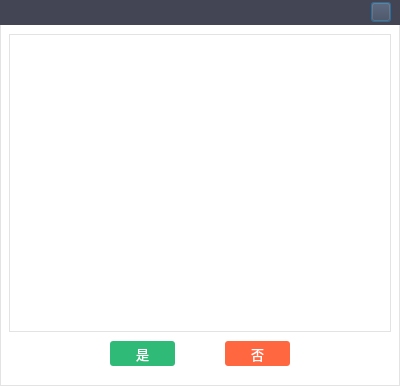
<?xml version="1.0" encoding="UTF-8"?>
<ui version="4.0">
 <class>STCloudFolderViewClass</class>
 <widget class="QDialog" name="STCloudFolderViewClass">
  <property name="geometry">
   <rect>
    <x>0</x>
    <y>0</y>
    <width>400</width>
    <height>386</height>
   </rect>
  </property>
  <property name="windowTitle">
   <string>STCloudFolderView</string>
  </property>
  <property name="styleSheet">
   <string notr="true">QDialog {background-color: #ffffff;border: 1px solid #e3e3e3;}</string>
  </property>
  <layout class="QVBoxLayout" name="verticalLayout">
   <property name="spacing">
    <number>0</number>
   </property>
   <property name="leftMargin">
    <number>0</number>
   </property>
   <property name="topMargin">
    <number>0</number>
   </property>
   <property name="rightMargin">
    <number>0</number>
   </property>
   <property name="bottomMargin">
    <number>0</number>
   </property>
   <item>
    <widget class="QWidget" name="widTitle" native="true">
     <property name="minimumSize">
      <size>
       <width>0</width>
       <height>25</height>
      </size>
     </property>
     <property name="maximumSize">
      <size>
       <width>16777215</width>
       <height>25</height>
      </size>
     </property>
     <property name="styleSheet">
      <string notr="true">background-color: #434555;</string>
     </property>
     <layout class="QHBoxLayout" name="horizontalLayout_10">
      <property name="spacing">
       <number>0</number>
      </property>
      <property name="leftMargin">
       <number>15</number>
      </property>
      <property name="topMargin">
       <number>0</number>
      </property>
      <property name="rightMargin">
       <number>0</number>
      </property>
      <property name="bottomMargin">
       <number>0</number>
      </property>
      <item>
       <widget class="QLabel" name="lblTitle">
        <property name="font">
         <font>
          <family>微软雅黑</family>
          <pointsize>10</pointsize>
         </font>
        </property>
        <property name="styleSheet">
         <string notr="true">color: rgb(255, 255, 255);</string>
        </property>
        <property name="text">
         <string/>
        </property>
       </widget>
      </item>
      <item>
       <spacer name="horizontalSpacer_5">
        <property name="orientation">
         <enum>Qt::Horizontal</enum>
        </property>
        <property name="sizeHint" stdset="0">
         <size>
          <width>448</width>
          <height>20</height>
         </size>
        </property>
       </spacer>
      </item>
      <item>
       <widget class="QWidget" name="widget_17" native="true">
        <layout class="QHBoxLayout" name="horizontalLayout_9">
         <property name="topMargin">
          <number>0</number>
         </property>
         <property name="bottomMargin">
          <number>0</number>
         </property>
         <item>
          <widget class="QPushButton" name="pbClose">
           <property name="minimumSize">
            <size>
             <width>20</width>
             <height>20</height>
            </size>
           </property>
           <property name="maximumSize">
            <size>
             <width>20</width>
             <height>20</height>
            </size>
           </property>
           <property name="styleSheet">
            <string notr="true">
QPushButton{border-image: url(:/SoftTerminal/images/close.png);}

QPushButton:hover:!pressed {
	
	background-color: #ff6741;
}</string>
           </property>
           <property name="text">
            <string/>
           </property>
          </widget>
         </item>
        </layout>
       </widget>
      </item>
     </layout>
    </widget>
   </item>
   <item>
    <widget class="QWidget" name="widget" native="true">
     <property name="styleSheet">
      <string notr="true">QWidget#widget{border-left: 1px solid #e3e3e3;
border-right: 1px solid #e3e3e3;}</string>
     </property>
     <layout class="QVBoxLayout" name="verticalLayout_2">
      <property name="topMargin">
       <number>9</number>
      </property>
      <property name="bottomMargin">
       <number>9</number>
      </property>
      <item>
       <widget class="QTreeView" name="tvFolder">
        <property name="font">
         <font>
          <family>微软雅黑</family>
          <pointsize>11</pointsize>
          <weight>50</weight>
          <italic>false</italic>
          <bold>false</bold>
         </font>
        </property>
        <property name="styleSheet">
         <string notr="true">QTreeView {
color: rgb(67, 69, 85);
border: 1px solid #e3e3e3;
font: 11pt &quot;微软雅黑&quot;;
    show-decoration-selected:0;
outline: 0px;
}

QTreeView::item{
 height:30px;
}

QTreeView::branch:has-siblings:!adjoins-item {
	border-image: url(:/SoftTerminal/images/branch2.png);
}
QTreeView::branch:has-siblings:adjoins-item {
	border-image: url(:/SoftTerminal/images/branch.png);
}

QTreeView::branch:!has-children:!has-siblings:adjoins-item {
	border-image: url(:/SoftTerminal/images/branch3.png);
}

QTreeView::branch:has-children:!has-siblings:closed,
QTreeView::branch:closed:has-children:has-siblings {
        border-image: none;
        image:  url(:/SoftTerminal/images/open.png);
}

QTreeView::branch:open:has-children:!has-siblings,
QTreeView::branch:open:has-children:has-siblings  {
        border-image: none;
        image:  url(:/SoftTerminal/images/fold.png);
}

QTreeView::item:hover {
    background: qlineargradient(x1: 0, y1: 0, x2: 0, y2: 1, stop: 0 rgb(241, 241, 241), stop: 1 rgb(241, 241, 241));
    border: 1px solid rgb(241, 241, 241);
}

QTreeView::item:selected {
    border: 1px solid rgb(241, 241, 241);
color: rgb(67, 69, 85);
font: 13pt &quot;微软雅黑&quot;;
}

QTreeView::item:selected:active{
    background: qlineargradient(x1: 0, y1: 0, x2: 0, y2: 1, stop: 0 rgb(241, 241, 241), stop: 1 rgb(241, 241, 241));
}

QTreeView::item:selected:!active {
    background: qlineargradient(x1: 0, y1: 0, x2: 0, y2: 1, stop: 0 rgb(241, 241, 241), stop: 1 rgb(241, 241, 241));
}


QScrollBar::vertical
{
    width:4px;
    background:rgb(0,0,0,0%);
    margin:0px,0px,0px,0px;
    padding-top:0px;   /*上预留位置*/
    padding-bottom:0px;    /*下预留位置*/
}

/*滚动条中滑块的样式*/
QScrollBar::handle::vertical
{
    width:4px;
    background:rgb(0,0,0,25%);
    border-radius:2px;
    min-height:20px;
}

/*鼠标触及滑块样式*/
QScrollBar::handle::vertical::hover
{
    width:5px;
    background:rgb(0,0,0,50%);
    border-radius:2px;
    min-height:20;
}

/*设置下箭头*/
QScrollBar::add-line:vertical
{
    height:0px;
    subcontrol-position:bottom;
}

/*设置上箭头*/
QScrollBar::sub-line:vertical
{
    height:0px;
    subcontrol-position:top;
}
  </string>
        </property>
        <property name="editTriggers">
         <set>QAbstractItemView::NoEditTriggers</set>
        </property>
       </widget>
      </item>
     </layout>
    </widget>
   </item>
   <item>
    <layout class="QHBoxLayout" name="hblayout">
     <property name="spacing">
      <number>50</number>
     </property>
     <property name="leftMargin">
      <number>10</number>
     </property>
     <property name="topMargin">
      <number>0</number>
     </property>
     <property name="rightMargin">
      <number>10</number>
     </property>
     <property name="bottomMargin">
      <number>20</number>
     </property>
     <item>
      <spacer name="horizontalSpacer_2">
       <property name="orientation">
        <enum>Qt::Horizontal</enum>
       </property>
       <property name="sizeHint" stdset="0">
        <size>
         <width>40</width>
         <height>20</height>
        </size>
       </property>
      </spacer>
     </item>
     <item>
      <widget class="QPushButton" name="pbOK">
       <property name="minimumSize">
        <size>
         <width>65</width>
         <height>25</height>
        </size>
       </property>
       <property name="maximumSize">
        <size>
         <width>65</width>
         <height>25</height>
        </size>
       </property>
       <property name="font">
        <font>
         <family>微软雅黑</family>
         <pointsize>10</pointsize>
        </font>
       </property>
       <property name="styleSheet">
        <string notr="true">

QPushButton {
	border-radius: 3px;
	color: rgb(255, 255, 255);
	background-color: rgb(48, 186, 120);
}
QPushButton:hover:pressed {
	background-color: rgb(48, 186, 120);
}
QPushButton:hover:!pressed {
	
	background-color: rgb(109, 206, 160);
}</string>
       </property>
       <property name="text">
        <string>是</string>
       </property>
      </widget>
     </item>
     <item>
      <widget class="QPushButton" name="pbCancel">
       <property name="minimumSize">
        <size>
         <width>65</width>
         <height>25</height>
        </size>
       </property>
       <property name="maximumSize">
        <size>
         <width>65</width>
         <height>25</height>
        </size>
       </property>
       <property name="font">
        <font>
         <family>微软雅黑</family>
         <pointsize>10</pointsize>
        </font>
       </property>
       <property name="styleSheet">
        <string notr="true">

QPushButton {
	border-radius: 3px;
	color: rgb(255, 255, 255);
	background-color: rgb(255, 103, 65);
}
QPushButton:hover:pressed {
	background-color: rgb(255, 103, 65);
}
QPushButton:hover:!pressed {
	background-color: rgb(255, 133, 103);
}</string>
       </property>
       <property name="text">
        <string>否</string>
       </property>
      </widget>
     </item>
     <item>
      <spacer name="horizontalSpacer">
       <property name="orientation">
        <enum>Qt::Horizontal</enum>
       </property>
       <property name="sizeHint" stdset="0">
        <size>
         <width>40</width>
         <height>20</height>
        </size>
       </property>
      </spacer>
     </item>
    </layout>
   </item>
  </layout>
 </widget>
 <resources>
  <include location="../res/softterminal.qrc"/>
 </resources>
 <connections/>
</ui>
